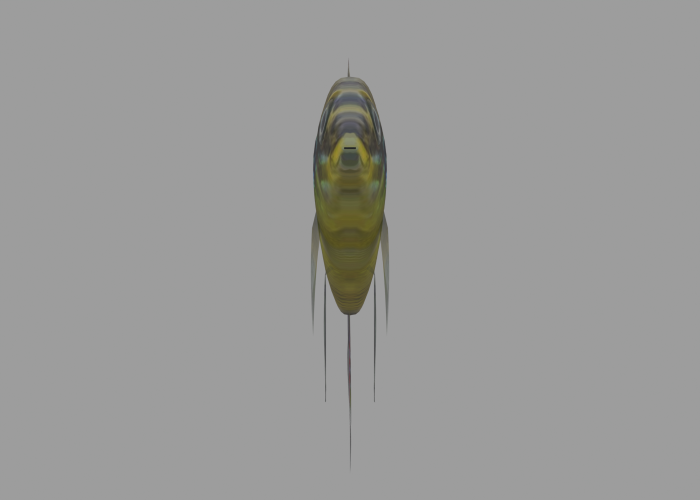
#> input picture blender/diagnostics/width_before_front.png, 1400 x 1000 px (shown at 1/2 size); its folder holds only this picture in this run
$ python compare_width.py
#> lines starting #> are read from the running program, lines starting #| are printed output that depends on the picture
"""Compose existing renders at identical scale; no texture editing."""
from pathlib import Path
from PIL import Image, ImageDraw
ROOT=Path(__file__).resolve().parent.parent
OUT=ROOT/'blender/diagnostics'
for view in ['front','oblique']:
    canvas=Image.new('RGB',(2800,1080),(235,235,235))
#> canvas: PIL image 2800x1080 RGB; every value is 235
    for x,label,title in [(0,'before','Vorher: 7,37 mm Koerperbreite'),(1400,'after','Nachher: 11,06 mm Koerperbreite (1,5x)')]:
        canvas.paste(Image.open(OUT/f'width_{label}_{view}.png').convert('RGB'),(x,80))
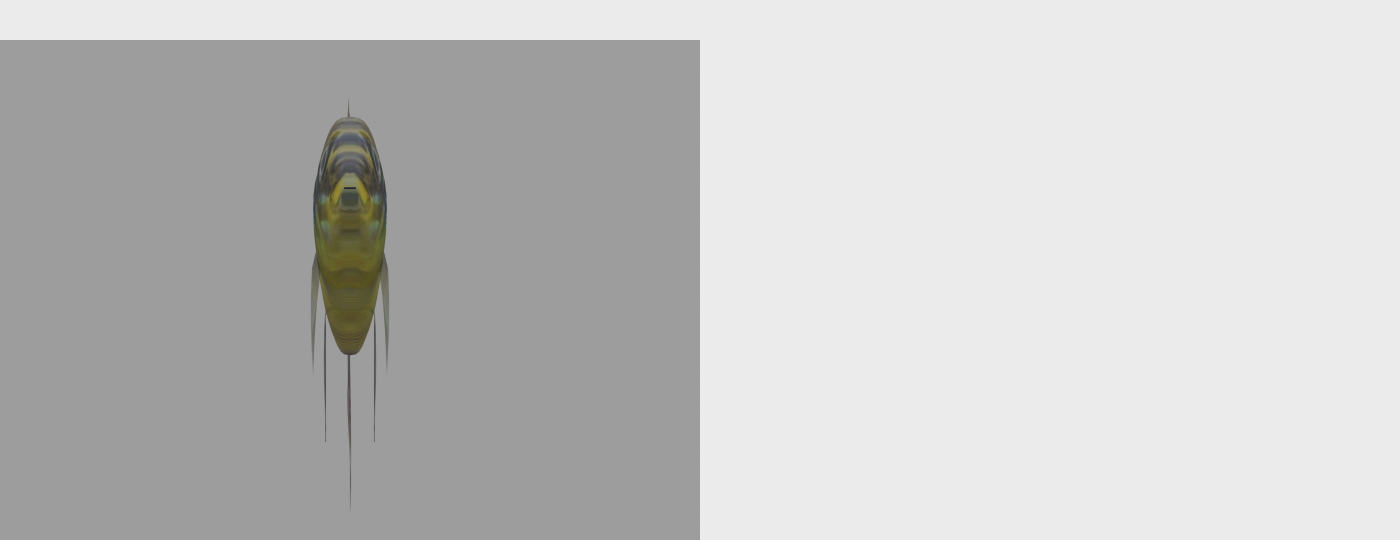
#> canvas: PIL image 2800x1080 RGB (shown at 1/2 size); mean R, G, B 197.5, 197.5, 196.9
        ImageDraw.Draw(canvas).text((x+35,22),title,fill=(20,20,20),font_size=30)
#> (the run stopped early here; a loop or call above may not have finished)
